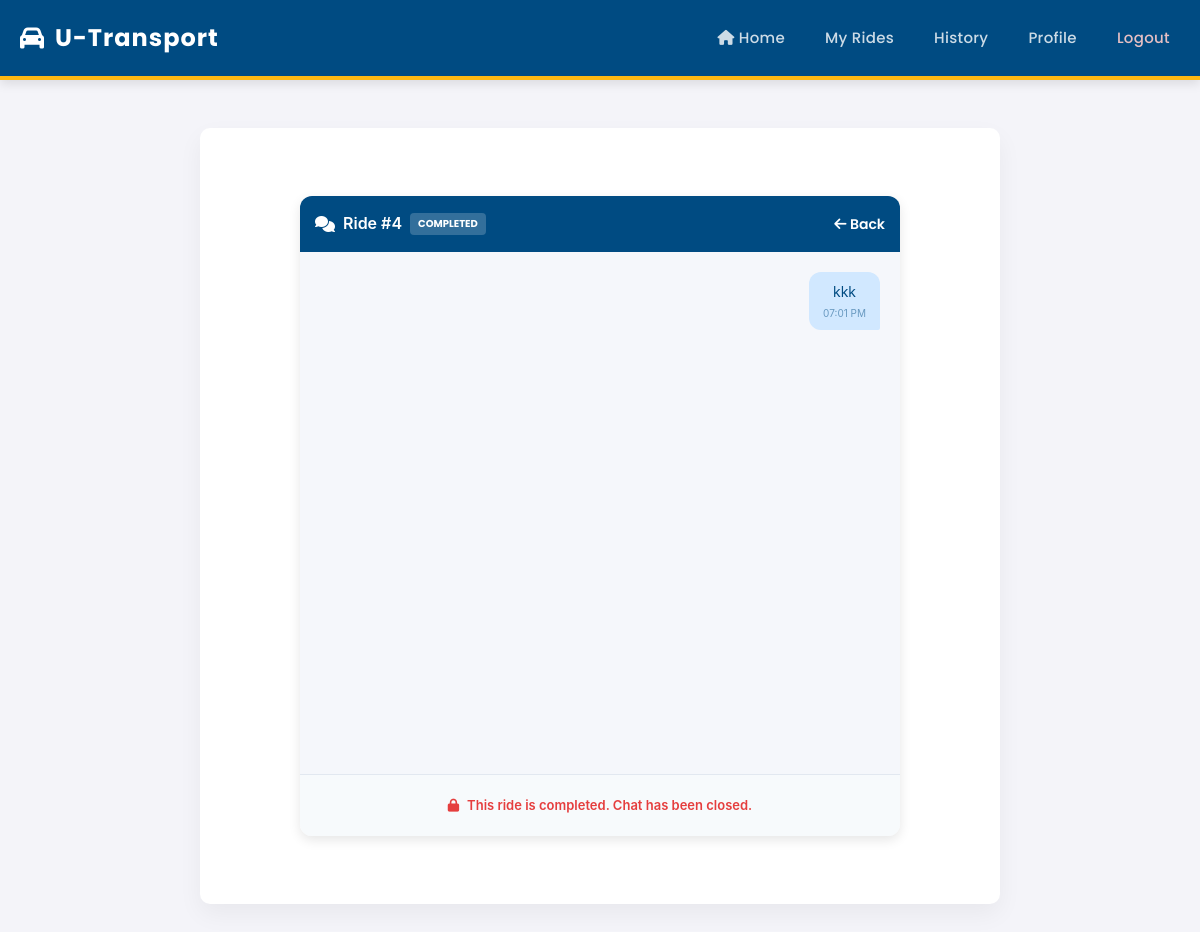
The page /ride_chat.php?room=4 (signed in) on the database its author committed.
### tables this page shows
CREATE TABLE `bookings` (
  `id` int(11) NOT NULL,
  `booking_ref` varchar(255) DEFAULT NULL,
  `student_id` varchar(50) NOT NULL,
  `driver_id` int(11) DEFAULT NULL,
  `destination` varchar(255) NOT NULL,
  `date_time` datetime NOT NULL,
  `passengers` int(11) NOT NULL,
  `vehicle_type` varchar(50) DEFAULT NULL,
  `pickup_point` varchar(255) NOT NULL,
  `remark` text DEFAULT NULL,
  `fare` decimal(10,2) DEFAULT 0.00,
  `status` varchar(50) DEFAULT 'Pending',
  `created_at` timestamp NOT NULL DEFAULT current_timestamp(),
  `payment_method` enum('Pending','Cash','DuitNow') DEFAULT 'Pending',
  `payment_status` enum('Unpaid','Paid') DEFAULT 'Unpaid'
);

CREATE TABLE `ride_chat_messages` (
  `id` int(11) NOT NULL,
  `booking_ref` varchar(100) NOT NULL,
  `sender_type` varchar(20) NOT NULL,
  `sender_id` varchar(50) NOT NULL,
  `sender_name` varchar(100) NOT NULL,
  `message` text NOT NULL,
  `created_at` timestamp NOT NULL DEFAULT current_timestamp(),
  `is_read` tinyint(1) DEFAULT 0
);

### ride_chat.php (the view, shortened to what this page needs)
<?php
include "db_connect.php";
$is_student = isset($_SESSION['student_id']);
$is_driver  = isset($_SESSION['driver_id']);
$room_ref = isset($_GET['room']) ? intval($_GET['room']) : 0;
$status_stmt = $conn->prepare("SELECT status FROM bookings WHERE id = ?");
$status_stmt->bind_param("i", $room_ref);
$status_stmt->execute();
$status_res = $status_stmt->get_result();
$booking_data = $status_res->fetch_assoc();
$current_status = strtoupper($booking_data['status']);
$is_chat_active = in_array($current_status, ['ACCEPTED', 'ONGOING', 'ARRIVED', 'IN PROGRESS']);
if ($is_student) {
    $sender_id = $_SESSION['student_id'];
    $sender_type = 'student';
    $u = $conn->query("SELECT name FROM students WHERE student_id='$sender_id'")->fetch_assoc();
    $sender_name = $u['name'];
} else {
    $sender_id = $_SESSION['driver_id'];
    $sender_type = 'driver';
}
$chat_history = [];
$stmt = $conn->prepare("SELECT * FROM ride_chat_messages WHERE booking_ref = ? ORDER BY created_at ASC");
$stmt->bind_param("i", $room_ref);
$stmt->execute();
$res = $stmt->get_result();
while ($r = $res->fetch_assoc()) {
    $chat_history[] = $r;
}
include "header.php";
?>
<div class="chat-container">
    <div class="chat-header">
        <div style="display:flex; align-items:center; gap:8px;">
            <i class="fa-solid fa-comments"></i>
            Ride #<?php echo $room_ref; ?>
            <span style="font-size:10px; text-transform:uppercase; background:rgba(255,255,255,0.2); padding:3px 8px; border-radius:4px; font-weight:700;">
                <?php echo htmlspecialchars($current_status); ?>
            </span>
        </div>
        <?php if($is_driver): ?>
            <a href="driver_forum.php" style="color:white; text-decoration:none; font-size:14px;"><i class="fa-solid fa-arrow-left"></i> Back</a>
        <?php else: ?>
            <a href="passanger_rides.php" style="color:white; text-decoration:none; font-size:14px;"><i class="fa-solid fa-arrow-left"></i> Back</a>
        <?php endif; ?>
    </div>
    <div class="chat-box" id="chatBox">
        <?php if (empty($chat_history)): ?>
            <div style="text-align:center; color:#cbd5e0; margin-top:60px;">
                <i class="fa-regular fa-paper-plane" style="font-size:32px; margin-bottom:12px;"></i><br>
                Start messaging here...
            </div>
        <?php else: ?>
            <?php foreach ($chat_history as $c): ?>
                <?php
                    if ($c['sender_type'] === 'system') {
                        ?>
                        <div class="msg-system">
                            <i class="fa-solid fa-circle-info"></i> <?php echo htmlspecialchars($c['message']); ?>
                        </div>
                        <?php
                    } else {
                        $is_me = ($c['sender_type'] == $sender_type && $c['sender_id'] == $sender_id);
                        $cls = $is_me ? "msg-mine" : "msg-other";
                        ?>
                        <div class="message <?php echo $cls; ?>">
                            <div><?php echo htmlspecialchars($c['message']); ?></div>
                            <div style="font-size:10px; text-align:right; opacity:0.5; margin-top:5px;">
                                <?php echo date("h:i A", strtotime($c['created_at'])); ?>
                            </div>
                        </div>
                        <?php
                    }
                ?>
            <?php endforeach; ?>
        <?php endif; ?>
    </div>
    <?php if ($is_chat_active): ?>
        <form method="POST" class="chat-input-area">
            <input type="text" name="message" class="chat-input" placeholder="Type a message..." required autocomplete="off">
            <button type="submit" name="send_msg" class="btn-send">
                <i class="fa-solid fa-paper-plane"></i>
            </button>
        </form>
    <?php else: ?>
        <div class="chat-closed-area">
            <i class="fa-solid fa-lock"></i>
            This ride is <?php echo strtolower($current_status); ?>. Chat has been closed.
        </div>
    <?php endif; ?>
</div>

### style.css (style rules this page uses)
:root { --primary-color: #005A9C; --primary-dark: #004170; --secondary-color: #FDB813; --light-gray: #f4f4f9; --dark-gray: #333; --white-color: #ffffff; --shadow: 0 4px 6px rgba(0,0,0,0.1); }
* { margin: 0; padding: 0; box-sizing: border-box; }
body { font-family: 'Segoe UI', Tahoma, Geneva, Verdana, sans-serif; background-color: var(--light-gray); color: var(--dark-gray); line-height: 1.6; display: flex; flex-direction: column; min-height: 100vh; padding-bottom: 0; }
html { height: 100%; }

### header.php (style rules this page uses)
body { font-family: 'Poppins', sans-serif !important; user-select: none; -webkit-user-select: none; cursor: default; padding-top: 80px; margin: 0; }
h1, h2, h3, h4, h5, h6, p, span, label, a, li, button, .swal2-popup { font-family: 'Poppins', sans-serif !important; }
a, button, .btn, .submit { cursor: pointer !important; }

### ride_chat.php (style rules this page uses)
.chat-container { max-width: 600px; margin: 20px auto; background: white; border-radius: 12px; box-shadow: 0 4px 12px rgba(0,0,0,0.1); overflow: hidden; display: flex; flex-direction: column; height: 80vh; font-family: -apple-system, BlinkMacSystemFont, "Segoe UI", Roboto, sans-serif; }
.chat-header { background: #004b82; color: white; padding: 15px; font-weight: 600; display: flex; justify-content: space-between; align-items: center; }
.chat-box { flex: 1; padding: 20px; overflow-y: auto; background: #f5f7fb; display: flex; flex-direction: column; gap: 12px; }
.message { max-width: 75%; padding: 10px 14px; border-radius: 12px; font-size: 14px; position: relative; line-height: 1.4; word-wrap: break-word; }
.msg-mine { align-self: flex-end; background: #d1e8ff; color: #004b82; border-bottom-right-radius: 2px; }
.chat-closed-area { padding: 20px; background: #f7fafc; border-top: 1px solid #e2e8f0; text-align: center; color: #e53e3e; font-weight: 600; font-size: 13px; display: flex; align-items: center; justify-content: center; gap: 8px; }

### rows shown on the page
bookings: status "COMPLETED", status "completed"
ride_chat_messages: message "kkk", created_at "07:01 PM"

### other values the page prints
$room_ref "4"
